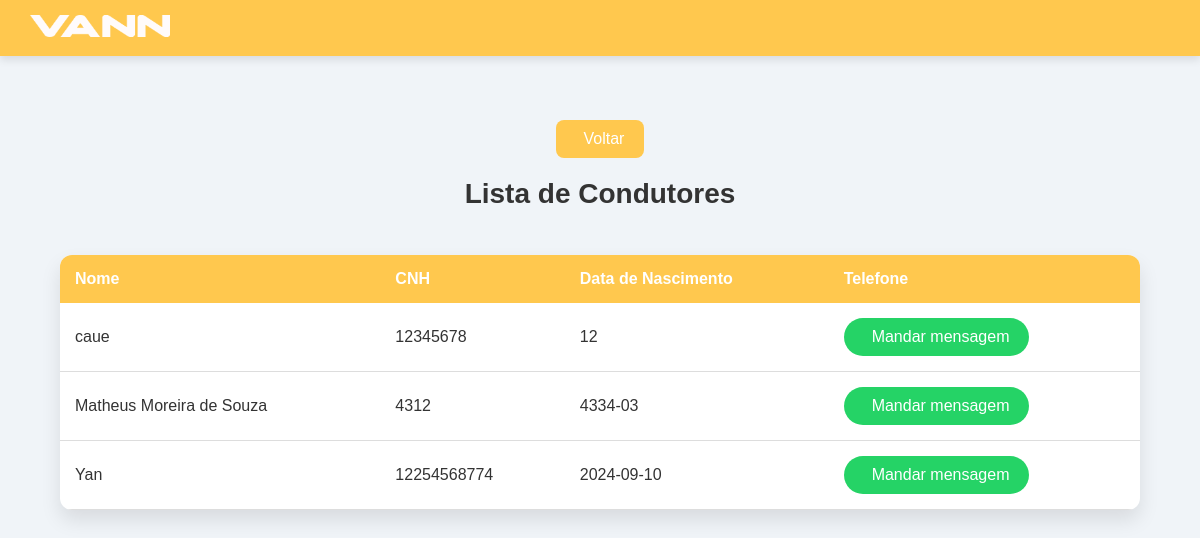
The app's page /PaginasAdm/tabela_condutor.php (signed in) with its own data.
### tables this page shows
CREATE TABLE `condutor` (
  `id_condutor` int(100) NOT NULL,
  `nome` varchar(50) NOT NULL,
  `cnh` varchar(50) NOT NULL,
  `documento_veiculo` varchar(50) NOT NULL,
  `comprovante_taxas` varchar(50) NOT NULL,
  `data_condutor` varchar(15) NOT NULL,
  `cpf_condutor` varchar(11) NOT NULL,
  `rg_condutor` varchar(20) NOT NULL,
  `vistoria_condutor` varchar(50) NOT NULL,
  `bairro_condutor` varchar(50) NOT NULL,
  `escola_condutor` varchar(50) NOT NULL,
  `cidade_condutor` varchar(50) NOT NULL,
  `telefone_condutor` varchar(11) NOT NULL,
  `fk_id_condutor` int(11) NOT NULL
);

### PaginasAdm/tabela_condutor.php (the view, shortened to what this page needs)
<?php
include('../CRUD/conexao.php');
?>
<!DOCTYPE html>
<html lang="pt-br">
<head>
</head>
<body>
<header>
    <a href="./homepage.php">
        <img src="../assets/img/VANN.png" class="logo" alt="Logo">
    </a>
</header>
<div class="container">
    <a href="javascript:history.back()" class="btn-voltar">
        <i class="fas fa-arrow-left"></i> Voltar
    </a>
    <h2>Lista de Condutores</h2>
    <table>
        <thead>
            <tr>
                <th>Nome</th>
                <th>CNH</th>
                <th>Data de Nascimento</th>
                <th>Telefone</th>
            </tr>
        </thead>
        <tbody>
            <?php
            $sql = "SELECT nome, cnh, data_condutor, telefone_condutor FROM condutor";
            $result = $conexao->query($sql);
            if ($result->num_rows > 0) {
                while ($row = $result->fetch_assoc()) {
                    ?>
                    <tr>
                        <td data-label="Nome"><?php echo htmlspecialchars($row['nome']); ?></td>
                        <td data-label="CNH"><?php echo htmlspecialchars($row['cnh']); ?></td>
                        <td data-label="Data de Nascimento"><?php echo htmlspecialchars($row['data_condutor']); ?></td>
                        <td data-label="Telefone">
                            <button onclick="entrarWhatsapp('<?php echo htmlspecialchars($row['telefone_condutor']); ?>')">
                                <i class="fa fa-whatsapp"></i> Mandar mensagem
                            </button>
                        </td>
                    </tr>
                    <?php
                }
            } else {
                echo "<tr><td colspan='4'>Nenhum condutor encontrado.</td></tr>";
            }
            ?>
        </tbody>
    </table>
</div>
</body>
</html>

### PaginasAdm/tabela_condutor.php (style rules this page uses)
* { box-sizing: border-box; margin: 0; padding: 0; font-family: Arial, sans-serif; }
body { background-color: #f0f4f8; color: #333; display: flex; flex-direction: column; align-items: center; min-height: 100vh; padding-top: 100px; margin: 0; }
header { width: 100%; background-color: #FFC84E; padding: 15px 30px; display: flex; align-items: center; justify-content: space-between; box-shadow: 0 4px 8px rgba(0, 0, 0, 0.1); position: fixed; top: 0; z-index: 1000; }
.logo { width: 140px; }
.container { width: 90%; max-width: 1200px; display: flex; flex-direction: column; align-items: center; margin-top: 20px; }
h2 { width: 100%; text-align: center; color: #333; font-size: 28px; margin-bottom: 25px; font-weight: 600; }
table { width: 100%; border-collapse: collapse; margin-top: 20px; background-color: #fff; box-shadow: 0 10px 20px rgba(0, 0, 0, 0.1); border-radius: 12px; overflow: hidden; }
th, td { padding: 15px; text-align: left; }
th { background-color: #FFC84E; color: #fff; font-weight: bold; }
td { border-bottom: 1px solid #ddd; }
button { background-color: #25D366; color: #fff; padding: 10px 20px; border: none; border-radius: 50px; cursor: pointer; transition: background-color 0.3s; font-size: 16px; }
.btn-voltar { background-color: #FFC84E; color: #fff; padding: 10px 20px; border: none; border-radius: 8px; cursor: pointer; font-size: 16px; margin-bottom: 20px; display: flex; align-items: center; text-decoration: none; }

### records on screen
condutor: nome "caue", cnh "12345678", data_condutor "12"
condutor: nome "Matheus Moreira de Souza", cnh "4312", data_condutor "4334-03"
condutor: nome "Yan", cnh "12254568774", data_condutor "2024-09-10"
